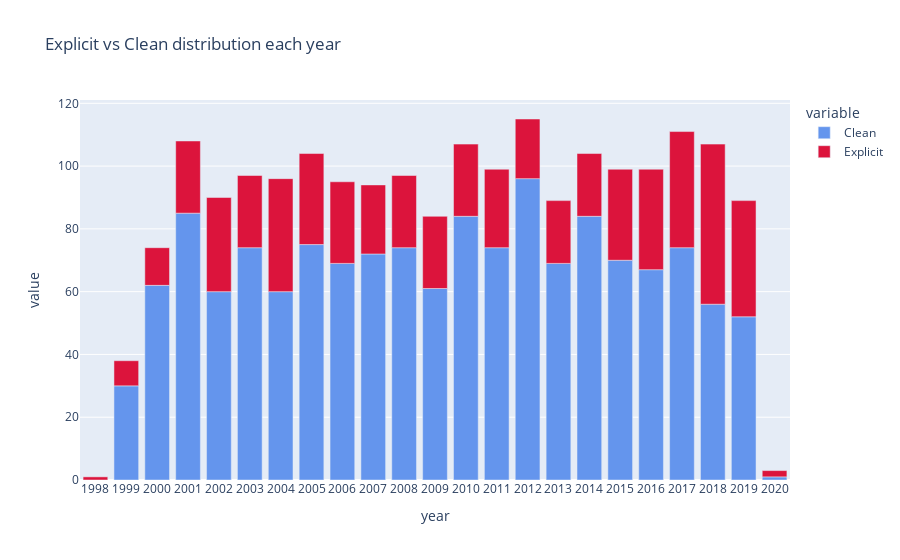

The notebook cell this image was saved under:
### Code cell
year_explicit =df_songs_n.groupby(['year','explicit']).size().unstack(fill_value=0).reset_index()
year_explicit.rename(columns={False:'Clean', True: 'Explicit'}, inplace=True)

iplot(px.bar(year_explicit, 
       y=['Clean', 'Explicit'], 
       x='year',
       title='Explicit vs Clean distribution each year',
       color_discrete_sequence=['cornflowerblue', 'crimson']
      ).update_xaxes(type='category'))

### Figure 1 — Plotly figure (JSON) as saved in the notebook; plotly's stock layout.template omitted (floating-point values rounded to 4 significant figures)
{"data": [{"alignmentgroup": "True", "hovertemplate": "variable=Clean<br>year=%{x}<br>value=%{y}<extra></extra>", "legendgroup": "Clean", "marker": {"color": "cornflowerblue", "pattern": {"shape": ""}}, "name": "Clean", "offsetgroup": "Clean", "orientation": "v", "showlegend": true, "textposition": "auto", "type": "bar", "x": [1998, 1999, 2000, 2001, 2002, 2003, 2004, 2005, 2006, 2007, 2008, 2009, 2010, 2011, 2012, 2013, 2014, 2015, 2016, 2017, 2018, 2019, 2020], "xaxis": "x", "y": [0, 30, 62, 85, 60, 74, 60, 75, 69, 72, 74, 61, 84, 74, 96, 69, 84, 70, 67, 74, 56, 52, 1], "yaxis": "y"}, {"alignmentgroup": "True", "hovertemplate": "variable=Explicit<br>year=%{x}<br>value=%{y}<extra></extra>", "legendgroup": "Explicit", "marker": {"color": "crimson", "pattern": {"shape": ""}}, "name": "Explicit", "offsetgroup": "Explicit", "orientation": "v", "showlegend": true, "textposition": "auto", "type": "bar", "x": [1998, 1999, 2000, 2001, 2002, 2003, 2004, 2005, 2006, 2007, 2008, 2009, 2010, 2011, 2012, 2013, 2014, 2015, 2016, 2017, 2018, 2019, 2020], "xaxis": "x", "y": [1, 8, 12, 23, 30, 23, 36, 29, 26, 22, 23, 23, 23, 25, 19, 20, 20, 29, 32, 37, 51, 37, 2], "yaxis": "y"}], "layout": {"barmode": "relative", "legend": {"title": {"text": "variable"}, "tracegroupgap": 0}, "title": {"text": "Explicit vs Clean distribution each year"}, "xaxis": {"anchor": "y", "domain": [0, 1], "title": {"text": "year"}, "type": "category"}, "yaxis": {"anchor": "x", "domain": [0, 1], "title": {"text": "value"}}}}
